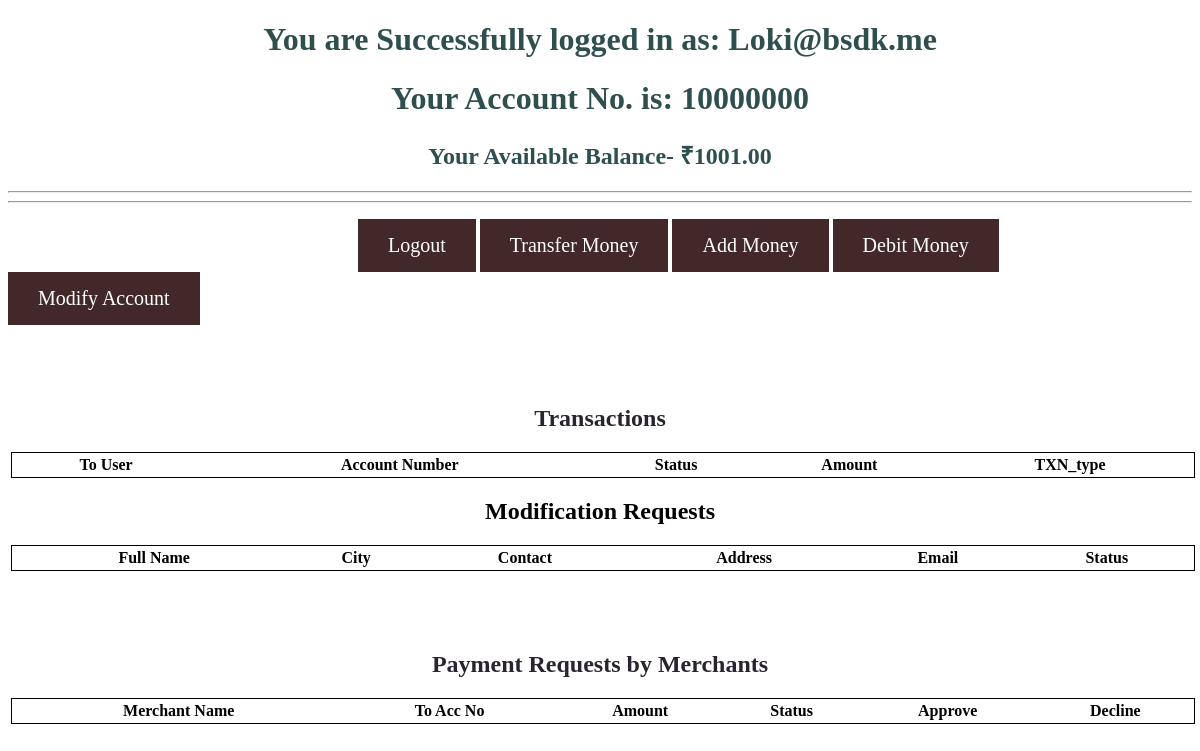
/ (signed in), run on an earlier commit of the app's database.
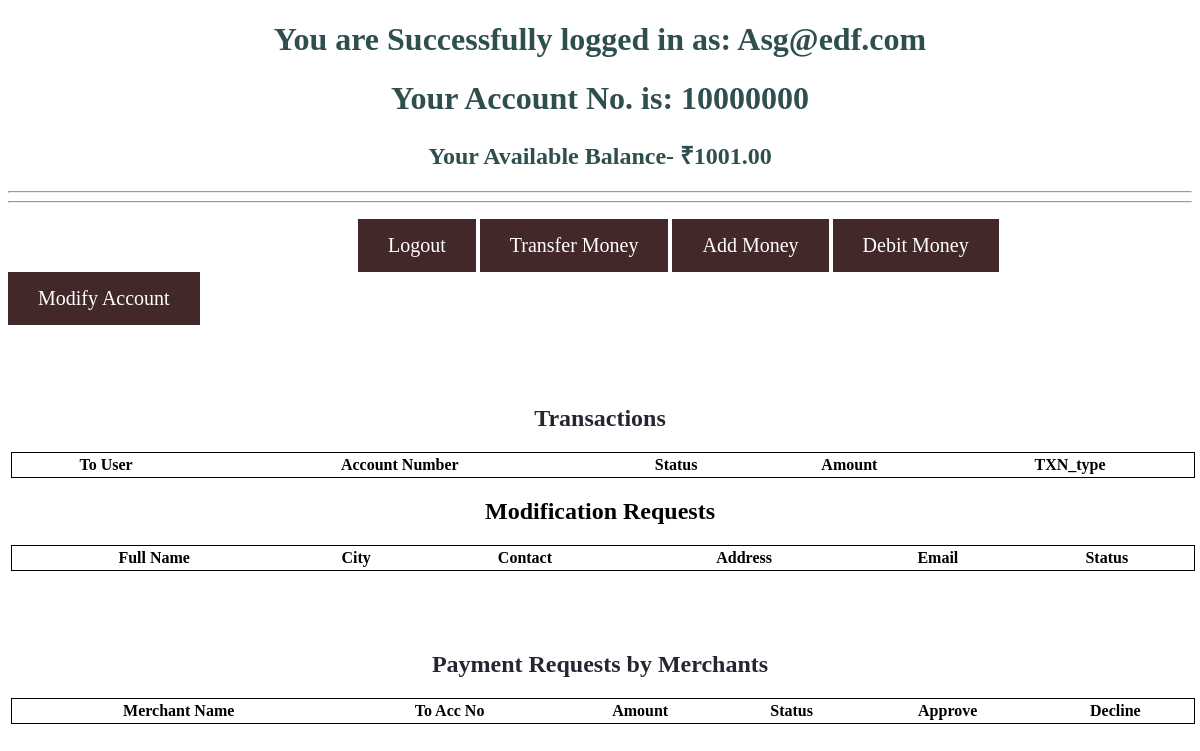
And on a later commit of the database.
### login/models.py (models this page shows, shortened)
class User(AbstractUser):
    username = None
    full_name = models.CharField(
        max_length=256,
        blank=False,
        validators=[
                RegexValidator(
                    regex=REGEX,
                    message='Name must be Alphabetic',
                    code='invalid_full_name'
                    )
                ]
        )
    acc_no = models.PositiveIntegerField(
        unique=True,
        validators=[
            MinValueValidator(10000000),
            MaxValueValidator(99999999)
            ]
        )
    OTPSeed = models.CharField(max_length=16, validators=[alphanumeric], editable=False)
    gender = models.CharField(max_length=6, choices=G_CHOICE)
    email = models.EmailField(unique=True, blank=False)
    contact_no = models.IntegerField(unique=True)
    Address = models.CharField(max_length=512)
    city = models.CharField(max_length=256)
    balance = models.DecimalField(
        default=1001,
        max_digits=12,
        decimal_places=2
        )
    objects = UserManager()
    STATUS = (
            ('O', "Active"),
            ('S', "Suspended"),
        )
    status = models.CharField(max_length=1, choices=STATUS,default="O")
    linked=models.CharField(max_length=1000, choices=STATUS,default="O")
    designation = models.CharField(max_length=25, choices=D_CHOICE)
    USERNAME_FIELD = 'email'  # use email to log in
    REQUIRED_FIELDS = []  # required when user is created

### base/views.py (the view)
# urls.py: url(r'^$',home,name="ihome"),
def home(request):
	print(request.user.is_authenticated)
	if not (request.user.is_authenticated):
		return render(request,"base/home.html",{})
	else:
		if request.user.designation!="user":
			return redirect("ihome")
		arr = TX_in.objects.filter(fromUser_id=request.user.id)
		CHOICE = (
    		("1", "Debit"),
    		("2", "Credit"),
			("3", "Transfer"),
    	)
		STATUS = (
            ('0', "Nothing"),
            ('1', "Initiated"),
            ('2', "Approved"),
            ('3', "Declined"),
        )
		print(arr)
		print(request.user.id)
		for i in arr:
			i.status=get_from_tuple(TX_in.STATUS, i.status)
			i.Tr_type=get_from_tuple(CHOICE, i.Tr_type)
		changes=ModifiedUser.objects.filter(acc_no=request.user.acc_no)
		for i in changes:
			i.isModified=get_from_tuple(STATUS, i.isModified)
		S = (
            ('1', "Approved"),
            ('2', "Declined"),
            ('3', "Processing"),
        )
		mpay=TX_merchant.objects.filter(from_acc_no=request.user.acc_no)
		for i in mpay:
			i.status=get_from_tuple(S, i.status)
		return render(request,"base/loggedin.html",{'name' : request.user.email,'Acc':request.user.acc_no,'bal':request.user.balance, 'trns':arr,'changes':changes,'mpay':mpay})

### base/templates/base/loggedin.html (shortened to what this page needs)
<!DOCTYPE html>
<html lang="en">
	<head>
	</head>
	<body>
		<h1 style="text-align:center;color: darkslategray"> You are Successfully logged in as: {{name}}</h1>
		<h1 style="text-align:center;color: darkslategray">Your Account No. is: {{Acc}}</h1>
		<h2 style="text-align:center;color: darkslategray">Your Available Balance- ₹{{bal}}</h2><hr><hr>
		<p>
			<a style="margin-left:350px" class="btn btn-primary btn-md" href="{% url 'logout' %}" role="button">Logout</a>
			<a class="btn btn-primary btn-md" href="{% url 'transfer' %}" role="button">Transfer Money</a>
			<a class="btn btn-primary btn-md" href="{% url 'addmoney' %}" role="button">Add Money</a>
			<a class="btn btn-primary btn-md" href="{% url 'debitmoney' %}" role="button">Debit Money</a>
			<a class="btn btn-primary btn-md" href="{% url 'modify_acc' %}" role="button">Modify Account </a>
		</p>
		<h2 style="text-align:center;margin-top:80px;color: rgb(42, 36, 49)" >Transactions</h2>
		 <table style="margin-left:3px;border: 1px solid black;width: 100%;" class="alt">
			<thead  style="text-align:center">
			<tr>
				<th>To User</th>
				<th >Account Number</th>
				<th>Status</th>
				<th>Amount</th>
				<th>TXN_type</th>
			</tr>
			</thead>
		</table>
		<h2 style="text-align:center" >Modification Requests</h2>
		<table  style="margin-left:3px;border: 1px solid black;width: 100%;"class="alt">
				<thead>
				<tr>
						<th>Full Name</th>
						<th>City</th>
						<th>Contact</th>
						<th>Address</th>
						<th>Email</th>
						<th>Status</th>
				</tr>
				</thead>
		</table>
		<h2 style="text-align:center;margin-top:80px;color: rgb(42, 36, 49)">Payment Requests by Merchants</h2>
		<table style="margin-left:3px;border: 1px solid black;width: 100%;" class="alt">
				<thead>
				<tr>
						<th>Merchant Name</th>
						<th>To Acc No</th>
						<th>Amount</th>
						<th>Status</th>
						<th>Approve</th>
						<th>Decline</th>
				</tr>
				</thead>
		</table>
	</body>
</html>

### base/templates/base/loggedin.html (style rules this page uses)
a:link, a:visited { background-color: #422828; color: white; font-size: 20px; padding: 15px 30px; text-align: center; text-decoration: none; display: inline-block; }

What changed in the data, as far as the page shows it:
changed User: email "Loki@bsdk.me" → "Asg@edf.com"
